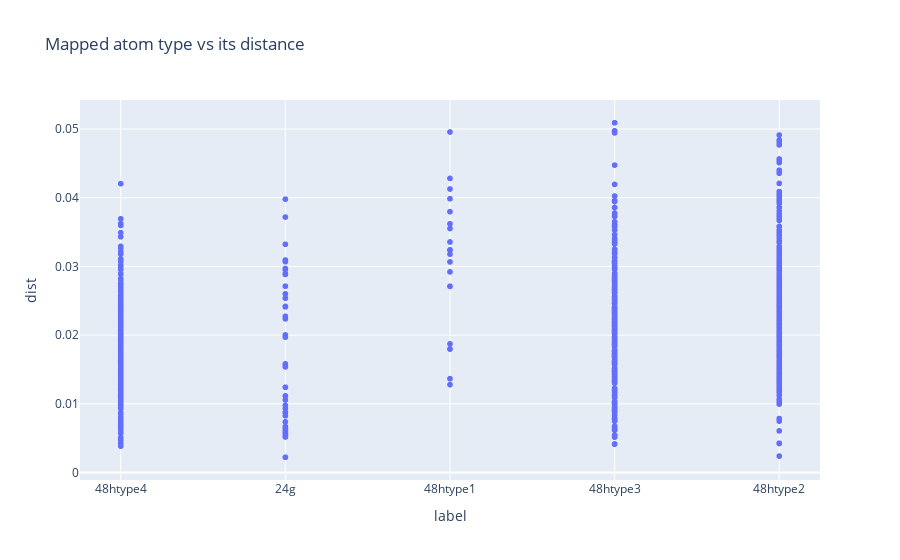

Notebook code for this chart:
### Code cell
df = plot_mapped_label_vs_dist_and_histogram(file_loc_important_cols, litype, category_data = "mapping", el = "Li")

### Figure 1 — Plotly figure (JSON) as saved in the notebook; plotly's stock layout.template omitted (floating-point values rounded to 4 significant figures; data arrays with more than 128 entries replaced by an {"elided": "..."} marker saying what was removed)
{"data": [{"hovertemplate": "label=%{x}<br>dist=%{y}<extra></extra>", "legendgroup": "", "marker": {"color": "#636efa", "symbol": "circle"}, "mode": "markers", "name": "", "showlegend": false, "type": "scattergl", "x": {"elided": "1264 str values"}, "xaxis": "x", "y": {"elided": "1264 float values"}, "yaxis": "y"}], "layout": {"legend": {"tracegroupgap": 0}, "title": {"text": "Mapped atom type vs its distance"}, "xaxis": {"anchor": "y", "domain": [0, 1], "title": {"text": "label"}}, "yaxis": {"anchor": "x", "domain": [0, 1], "title": {"text": "dist"}}}}
